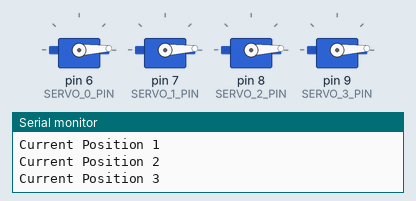
Recording of a sketch running on a simulated Arduino Mega 2560, built with avr-gcc and run on an emulated ATmega2560. Parts: 4 × servo, the last lines printed to the serial monitor.

Above: at 0.05 s.
At 0.75 s:
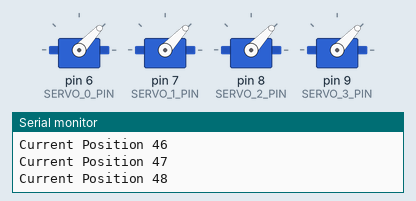
At 1.45 s:
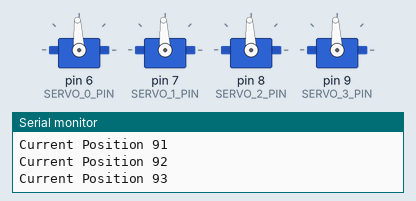
At 2.9 s:
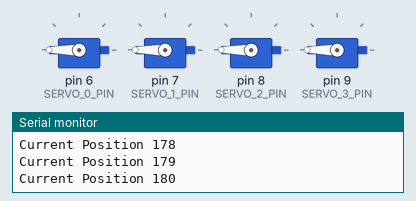
At 4.35 s:
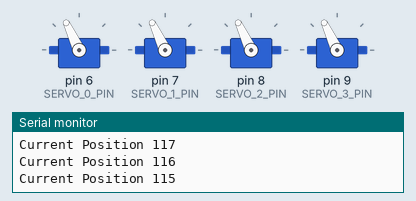
At 5.8 s:
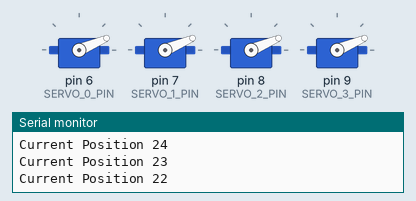
Timing chart, 0 to 8.6 s (numbered marks = the images above):
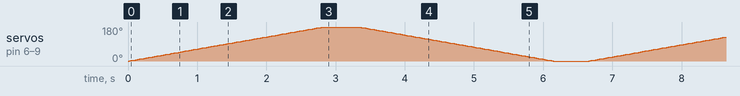

The sketch:

hl_hyper_servo_check.ino
```cpp
// (licence header left out)
// Подключение библиотеки для работы с сервоприводами
#include <Servo.h>

// Выводы управления сервоприводами
const int SERVO_0_PIN = 6;
const int SERVO_1_PIN = 7;
const int SERVO_2_PIN = 8;
const int SERVO_3_PIN = 9;

// Переменная для хранения текущего положения
int current_pos = 0;

// Создание объектов сервоприводов
Servo MyServo0;
Servo MyServo1;
Servo MyServo2;
Servo MyServo3;

void setup() {
  // Настройка скорости отладочного порта
  Serial.begin(115200);

  // Присвоение объектам сервоприводов выводов управления
  MyServo0.attach(SERVO_0_PIN);
  MyServo1.attach(SERVO_1_PIN);
  MyServo2.attach(SERVO_2_PIN);
  MyServo3.attach(SERVO_3_PIN);
}

void loop() {
  Serial.println("Direction 1");
  // Поворот вала каждого сервопривода в направлении 1
  for (current_pos = 0; current_pos <= 180; current_pos++) {
    MyServo0.write(current_pos);
    MyServo1.write(current_pos);
    MyServo2.write(current_pos);
    MyServo3.write(current_pos);
    Serial.print("Current Position "); Serial.println(current_pos);
    delay(15);
  }
  Serial.println();
  delay(500);

  Serial.println("Direction 2");
  // Поворот вала каждого сервопривода в направлении 2
  for (current_pos = 180; current_pos >= 0; current_pos--) {
    MyServo0.write(current_pos);
    MyServo1.write(current_pos);
    MyServo2.write(current_pos);
    MyServo3.write(current_pos);
    Serial.print("Current Position "); Serial.println(current_pos);
    delay(15);
  }
  Serial.println();
  delay(500);
}
```
